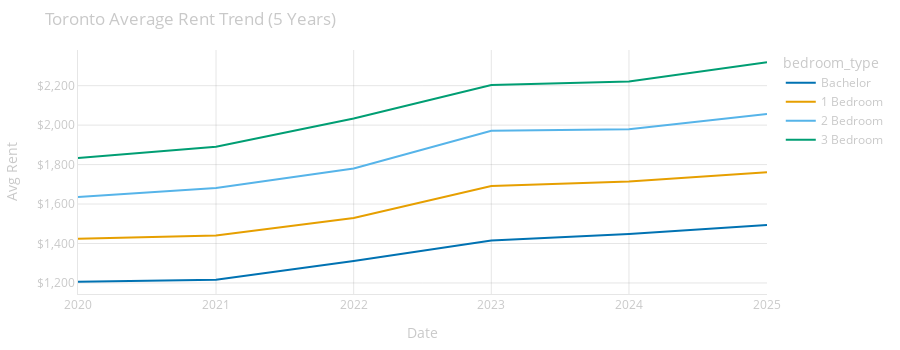

Notebook source saved alongside this figure:
### Markdown cell above
## 2. Data Visualization

### Figure Factory

Uses `create_price_time_series` from `portfolio_app.figures.toronto.time_series`.

**Key Parameters:**
- `date_column`: 'date'
- `price_column`: 'avg_rent'
- `group_column`: 'bedroom_type' (for multi-line)

### Code cell
import sys

sys.path.insert(0, "../..")

from portfolio_app.figures.toronto.time_series import create_price_time_series

data = df_melted.to_dict("records")

fig = create_price_time_series(
    data=data,
    date_column="date",
    price_column="avg_rent",
    group_column="bedroom_type",
    title="Toronto Average Rent Trend (5 Years)",
)

fig.show()

### Figure 1 — Plotly figure (JSON) as saved in the notebook; plotly's stock layout.template omitted (floating-point values rounded to 4 significant figures)
{"data": [{"hovertemplate": "bedroom_type=Bachelor<br>date=%{x}<br>avg_rent=%{y}<extra></extra>", "legendgroup": "Bachelor", "line": {"color": "#0072B2", "dash": "solid"}, "marker": {"symbol": "circle"}, "mode": "lines", "name": "Bachelor", "orientation": "v", "showlegend": true, "type": "scatter", "x": ["2020-01-01T00:00:00.000000000", "2021-01-01T00:00:00.000000000", "2022-01-01T00:00:00.000000000", "2023-01-01T00:00:00.000000000", "2024-01-01T00:00:00.000000000", "2025-01-01T00:00:00.000000000"], "xaxis": "x", "y": [1206.0, 1217.0, 1311.0, 1415.0, 1448.0, 1494.0], "yaxis": "y"}, {"hovertemplate": "bedroom_type=1 Bedroom<br>date=%{x}<br>avg_rent=%{y}<extra></extra>", "legendgroup": "1 Bedroom", "line": {"color": "#E69F00", "dash": "solid"}, "marker": {"symbol": "circle"}, "mode": "lines", "name": "1 Bedroom", "orientation": "v", "showlegend": true, "type": "scatter", "x": ["2020-01-01T00:00:00.000000000", "2021-01-01T00:00:00.000000000", "2022-01-01T00:00:00.000000000", "2023-01-01T00:00:00.000000000", "2024-01-01T00:00:00.000000000", "2025-01-01T00:00:00.000000000"], "xaxis": "x", "y": [1424.0, 1441.0, 1529.0, 1691.0, 1714.0, 1761.0], "yaxis": "y"}, {"hovertemplate": "bedroom_type=2 Bedroom<br>date=%{x}<br>avg_rent=%{y}<extra></extra>", "legendgroup": "2 Bedroom", "line": {"color": "#56B4E9", "dash": "solid"}, "marker": {"symbol": "circle"}, "mode": "lines", "name": "2 Bedroom", "orientation": "v", "showlegend": true, "type": "scatter", "x": ["2020-01-01T00:00:00.000000000", "2021-01-01T00:00:00.000000000", "2022-01-01T00:00:00.000000000", "2023-01-01T00:00:00.000000000", "2024-01-01T00:00:00.000000000", "2025-01-01T00:00:00.000000000"], "xaxis": "x", "y": [1636.0, 1681.0, 1780.0, 1971.0, 1979.0, 2056.0], "yaxis": "y"}, {"hovertemplate": "bedroom_type=3 Bedroom<br>date=%{x}<br>avg_rent=%{y}<extra></extra>", "legendgroup": "3 Bedroom", "line": {"color": "#009E73", "dash": "solid"}, "marker": {"symbol": "circle"}, "mode": "lines", "name": "3 Bedroom", "orientation": "v", "showlegend": true, "type": "scatter", "x": ["2020-01-01T00:00:00.000000000", "2021-01-01T00:00:00.000000000", "2022-01-01T00:00:00.000000000", "2023-01-01T00:00:00.000000000", "2024-01-01T00:00:00.000000000", "2025-01-01T00:00:00.000000000"], "xaxis": "x", "y": [1834.0, 1891.0, 2034.0, 2203.0, 2221.0, 2319.0], "yaxis": "y"}], "layout": {"font": {"color": "#c9c9c9"}, "height": 350, "hovermode": "x unified", "legend": {"title": {"text": "bedroom_type"}, "tracegroupgap": 0}, "margin": {"b": 40, "l": 40, "r": 20, "t": 50}, "paper_bgcolor": "rgba(0, 0, 0, 0)", "plot_bgcolor": "rgba(0, 0, 0, 0)", "title": {"text": "Toronto Average Rent Trend (5 Years)"}, "xaxis": {"anchor": "y", "domain": [0, 1], "gridcolor": "rgba(128, 128, 128, 0.2)", "linecolor": "rgba(128, 128, 128, 0.2)", "title": {"text": "Date"}}, "yaxis": {"anchor": "x", "domain": [0, 1], "gridcolor": "rgba(128, 128, 128, 0.2)", "linecolor": "rgba(128, 128, 128, 0.2)", "tickformat": ",", "tickprefix": "$", "title": {"text": "Avg Rent"}}}}
